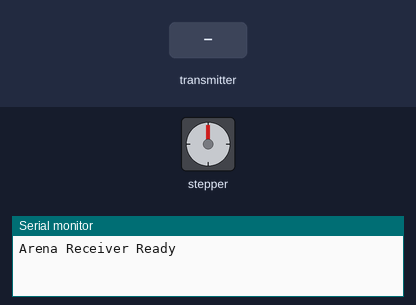
A sketch run on a simulated Arduino Uno, built with avr-gcc and run on an emulated ATmega328P. Shown: stepper motor, the last lines printed to the serial monitor. Wiring (inferred from the names in the program): stepper motor driver (200 steps per turn assumed): step pin 2; direction pin 3. Inputs (shaded band) come from the test bench. No radio packets arrive unless stated.

Above: at 1.2 s.
1.3 s: the transmitter starts sending x = 0
At 1.61 s:
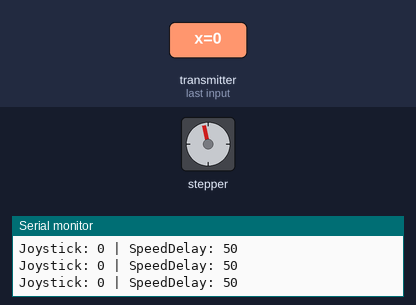
At 1.96 s:
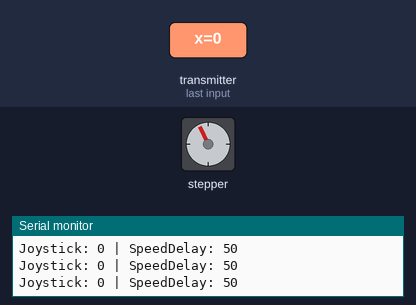
4.3 s: the transmitter starts sending x2 = 512
At 4.3 s:
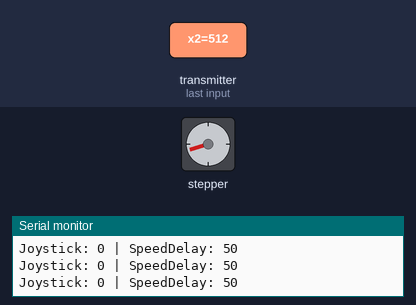
5.8 s: the transmitter starts sending x2 = 256
At 6.16 s:
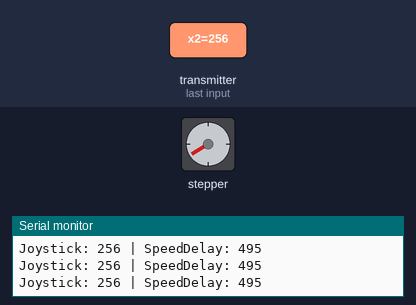
8.8 s: the transmitter starts sending x2 = 1023
11.8 s: the transmitter starts sending y = 0
14.8 s: the transmitter starts sending button = 0
Timing chart, 0 to 18.8 s (numbered marks = the images above; inputs shaded):
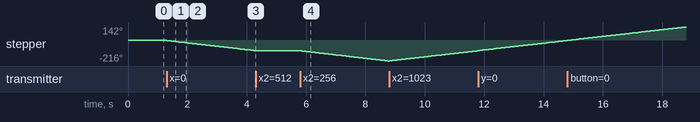

Measured:
- after the input at 1.3 s, stepper: keeps turning counter-clockwise at about 36°/s, starting at once
- after the input at 4.3 s, stepper: stops changing and stays -108°
- after the input at 5.8 s, stepper: keeps turning counter-clockwise at about 37°/s, starting at once

The sketch:

V1.ino
```cpp
#include <SPI.h>
#include <nRF24L01.h>
#include <RF24.h>

#define STEP_PIN 2
#define DIR_PIN 3

RF24 radio(9, 10);
const byte address[6] = "00001";

struct DataPacket {
  int x;
  int y;
  bool button;
  int x2;
};

DataPacket data;

int centerValue = 512;  // expected joystick center
int deadzone = 80;

void setup() {
  Serial.begin(9600);
  Serial.println("Arena Receiver Ready");

  pinMode(STEP_PIN, OUTPUT);
  pinMode(DIR_PIN, OUTPUT);

  radio.begin();
  radio.openReadingPipe(0, address);
  radio.setPALevel(RF24_PA_LOW);
  radio.startListening();
}

void loop() {
  if (radio.available()) {
    radio.read(&data, sizeof(data));
    int xValue = data.x2; // joystick value from controller

    int deviation = xValue - centerValue;

    if (abs(deviation) > deadzone) {
      // Direction control
      if (deviation > 0) digitalWrite(DIR_PIN, HIGH);
      else digitalWrite(DIR_PIN, LOW);

      // Map joystick deflection to step speed
      int speedDelay = map(abs(deviation), deadzone, 512, 800, 50);
      speedDelay = constrain(speedDelay, 50, 800);

      // One step pulse
      digitalWrite(STEP_PIN, HIGH);
      delayMicroseconds(speedDelay);
      digitalWrite(STEP_PIN, LOW);
      delayMicroseconds(speedDelay);

      Serial.print("Joystick: ");
      Serial.print(xValue);
      Serial.print(" | SpeedDelay: ");
      Serial.println(speedDelay);
    }
    else {
      delay(5); // stop when joystick near center
    }
  }
}
```
